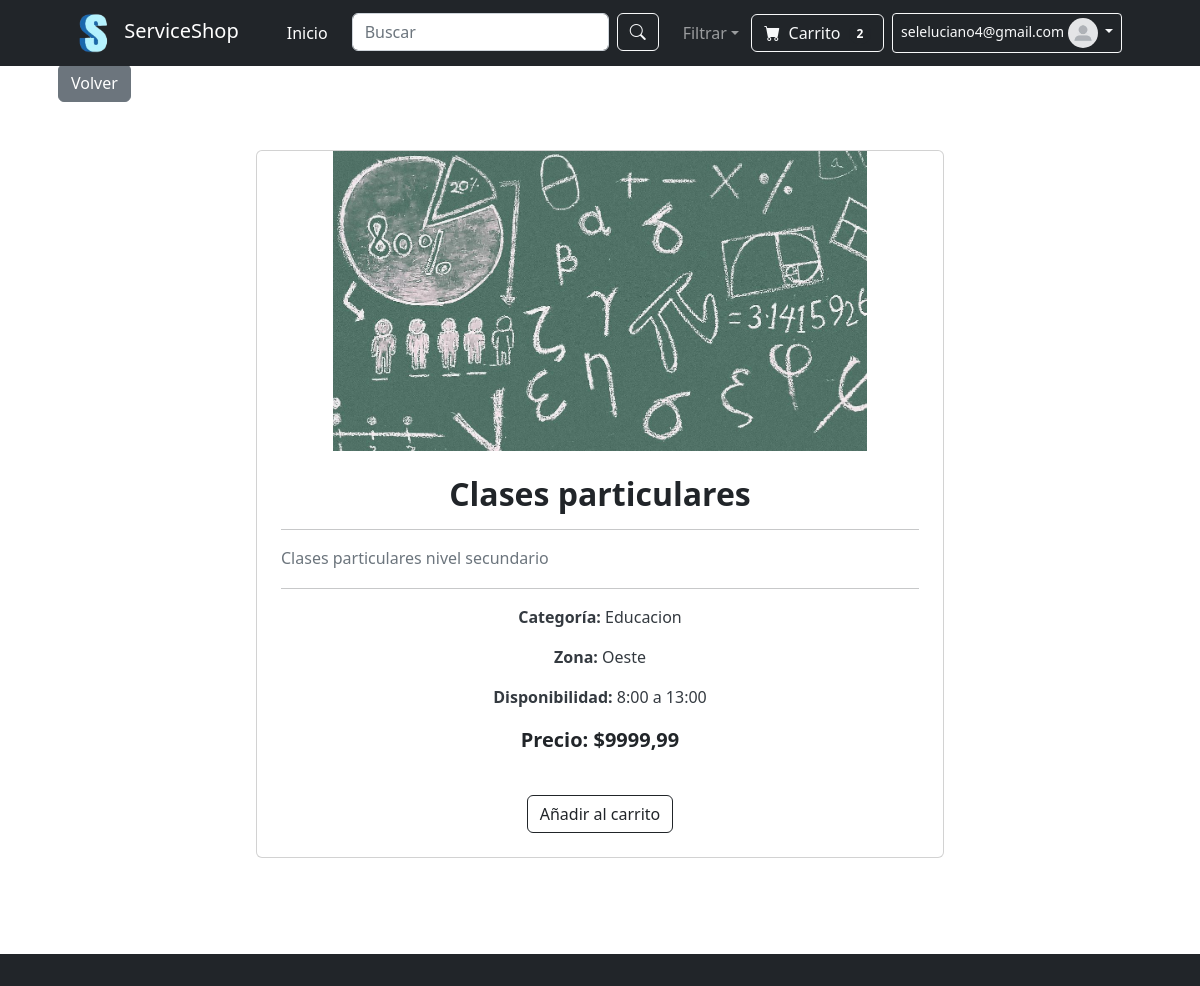
Page /appserviceshop/1 (signed in) on the earlier database version.
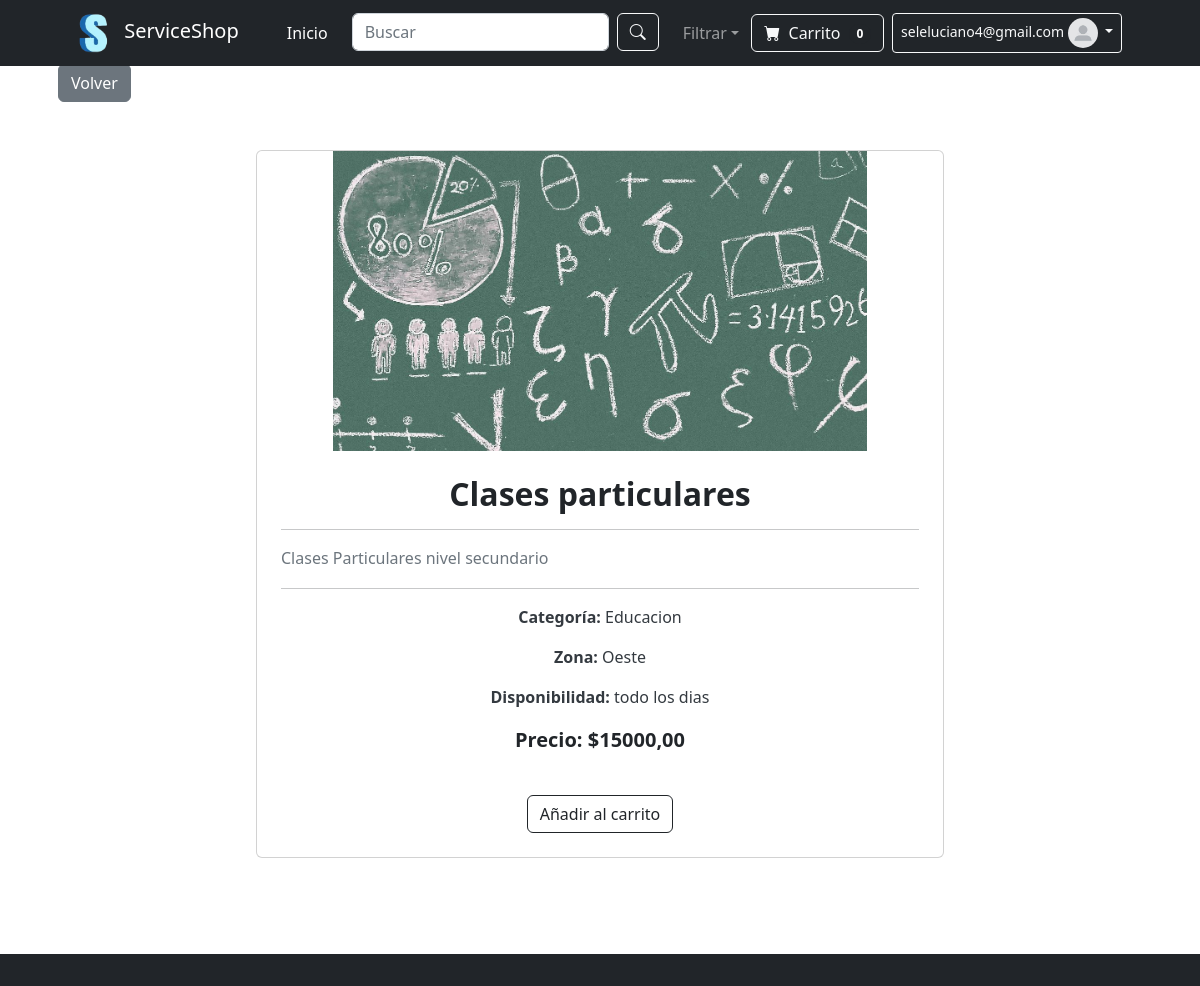
Same page on the later database version.
### appserviceshop/models.py (models this page shows, shortened)
class Servicio(models.Model):
    CATEGORIA_CHOICES = [
        ('Tecnologia', 'Tecnología'),
        ('Educacion', 'Educación'),
        ('Salud', 'Salud'),
        ('Alimentacion', 'Alimentación'),
    ]
    ZONA_CHOICES = [
        ('Norte', 'Norte'),
        ('Sur', 'Sur'),
        ('Este', 'Este'),
        ('Oeste', 'Oeste'),
    ]
    name = models.CharField(max_length=100)  # Nombre del servicio
    categoria = models.CharField(max_length=20, choices=CATEGORIA_CHOICES)  # Categoría
    precio = models.DecimalField(max_digits=10, decimal_places=2)  # Precio del servicio
    zona = models.CharField(max_length=20, choices=ZONA_CHOICES)  # Zona
    descripcion = models.TextField()  # Descripción del servicio
    disponibilidadhoraria = models.CharField(max_length=100)  # Disponibilidad horaria
    imagen = models.ImageField(upload_to='imgservices/')
    creacion = models.DateTimeField(auto_now_add=True)  # Fecha de creación
    actualizacion = models.DateTimeField(auto_now=True)  # Fecha de última actualización
    vendedor = models.ForeignKey(User, on_delete=models.CASCADE, related_name="servicios")

### appserviceshop/views.py (the view)
# urls.py: path('<int:pk>', views.Detalleservicio.as_view(), name="Detail"),
class Detalleservicio(LoginRequiredMixin,DetailView):
   model=Servicio
   template_name="servicio_detalle.html"

### appserviceshop/context_processors.py (called while the page is built)
def avatar_processor(request):
    if request.user.is_authenticated:
        avatar = Avatar.objects.filter(user=request.user).first()
        if avatar and avatar.imagen:
            imagen = avatar.imagen.url  # Si el usuario tiene un avatar, usa su URL
        else:
            imagen = static('img/predeterminado.jpg')  # Imagen predeterminada si no tiene avatar
    else:
        imagen = static('img/predeterminado.jpg')  # Imagen predeterminada para usuarios no autenticados
    return {'imagen': imagen}

def servicios_context(request):
    servicios = Servicio.objects.all()
    return {'servicios': servicios}

def ventas_context(request):
    if request.user.is_authenticated:
        ventas_list = Ventas_M.objects.filter(vendedor=request.user)
    else:
        ventas_list = []
    return {
        'ventas_list': ventas_list
    }

### appserviceshop/templates/servicio_detalle.html (shortened to what this page needs)
{% extends "padre.html" %}
{% load static %}
{% block contenidoQueCambia %}
<!DOCTYPE html>
<html lang="en">
<head>
</head>
<body>
    <section class="py-5">
        <div class="container mt-3">
    <a href="{% url 'inicio' %}" class="btn btn-secondary ms-3">Volver</a>
</div>
        <div class="container px-4 px-lg-5 mt-5">
            <div class="row justify-content-center">
                <div class="col-12 col-md-8 mb-5">
                    <div class="card h-100">
                        <img class="card-img-top" src="{{ servicio.imagen.url }}" alt="{{ servicio.name }}" style="max-height: 300px; object-fit: contain; width: 100%;" />
                        <div class="card-body p-4">
                            <div>
                                <h5 class="text-center" style="font-size: 2rem; font-weight: 700; margin-bottom: 1rem;">
                                    {{ servicio.name }}
                                </h5>
                                <hr>
                                <p class="text-left" style="font-size: 1rem; color: #6c757d; line-height: 1.6;">
                                    {{ servicio.descripcion }}
                                </p>
                                <hr>
                                <p class="text-center" style="font-size: 1rem; color: #343a40;">
                                    <strong>Categoría:</strong> {{ servicio.categoria }}
                                </p>
                                <p class="text-center" style="font-size: 1rem; color: #343a40;">
                                    <strong>Zona:</strong> {{ servicio.zona }}
                                </p>
                                <p class="text-center" style="font-size: 1rem; color: #343a40;">
                                    <strong>Disponibilidad:</strong> {{ servicio.disponibilidadhoraria }}
                                </p>
                                <p class="text-center" style="font-size: 1.25rem; font-weight: 700;">
                                    Precio: ${{ servicio.precio }}
                                </p>
                            </div>
                        </div>
                        <div class="card-footer p-4 pt-0 border-top-0 bg-transparent">
                            <div class="text-center">
                                <a class="btn btn-outline-dark mt-auto"  href="{% url 'anadir_al_carrito' servicio.id %}">Añadir al carrito</a>
                            </div>
                        </div>
                    </div>
                </div>
            </div>
        </div>
    </section>
</body>
</html>
{% endblock %}

### appserviceshop/templates/padre.html (shortened to what this page needs)
{% load static %}
<!DOCTYPE html>
<html lang="es">
<head>
    <link href="https://cdn.jsdelivr.net/npm/bootstrap-icons@1.5.0/font/bootstrap-icons.css" rel="stylesheet" />
    <link href="{% static 'css/styles.css' %}" rel="stylesheet" />
</head>
<body class="d-flex flex-column min-vh-100">
    {% if not hide_navbar %}
    <nav class="navbar navbar-expand-lg navbar-dark bg-dark fixed-top">
        <div class="container px-4 px-lg-5">
            <a class="navbar-brand" href="{% url 'inicio' %}">
                <img src="{% static 'img/logo.png' %}" alt="Logo" style="height: 40px; margin-right: 10px;">
                ServiceShop
            </a>
            <div class="collapse navbar-collapse" id="navbarSupportedContent">
                <ul class="navbar-nav me-auto mb-2 mb-lg-0 ms-lg-4">
                    <li class="nav-item">
                        <a class="nav-link active" aria-current="page" href="{% url 'inicio' %}">Inicio</a>
                    </li>
                    <li class="nav-item">
                        <form class="d-flex mx-3" style="max-width: 400px;">
                            <input class="form-control me-2" type="search" placeholder="Buscar" aria-label="Search">
                            <button class="btn btn-outline-light" type="submit">
                                <i class="bi-search"></i>
                            </button>
                        </form>
                    </li>
                    <li class="nav-item dropdown">
                        <a class="nav-link dropdown-toggle" id="navbarDropdown" href="#" role="button"
                            data-bs-toggle="dropdown" aria-expanded="false">Filtrar</a>
                    </li>
                </ul>
                <div class="d-flex align-items-center">
                    <a href="{% url 'ver_carrito' %}" class="btn btn-outline-light btn-smaller me-2">
                        <i class="bi-cart-fill me-1"></i>
                        Carrito
                        <span class="badge bg-dark text-white ms-1 rounded-pill badge-smaller">
                            {{ carrito_cantidad }}
                        </span>
                    </a>
                    <div class="dropdown">
                        <button class="btn btn-sm btn-outline-light dropdown-toggle" type="button"
                            id="dropdownMenuButton" data-bs-toggle="dropdown" aria-expanded="false">
                            {{ user.username }}
                            <img src="{{ imagen }}" alt="Avatar del usuario" class="avatar-small">
                        </button>
                    </div>
                </div>
            </div>
        </div>
    </nav>
    {% endif %}
<div id="toast-container" aria-live="polite" aria-atomic="true" class="position-fixed top-0 end-0 p-3">
</div>
    {% block contenidoQueCambia %}
    {% endblock %}
    <footer class="bg-dark text-light py-3 mt-auto">
    </footer>
</body>
</html>

Differences in the rows shown:
changed Servicio "Clases particulares": descripcion "Clases particulares nivel secundario" → "Clases Particulares nivel secundario"; disponibilidadhoraria "8:00 a 13:00" → "todo los dias"; precio "9999,99" → "15000,00"
Other differences:
{{ carrito_cantidad }}: "2" → "0"
